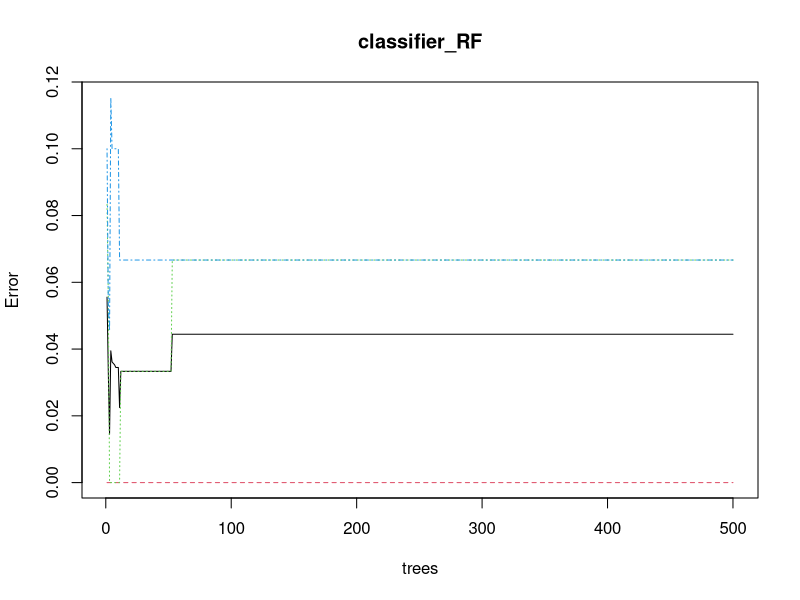
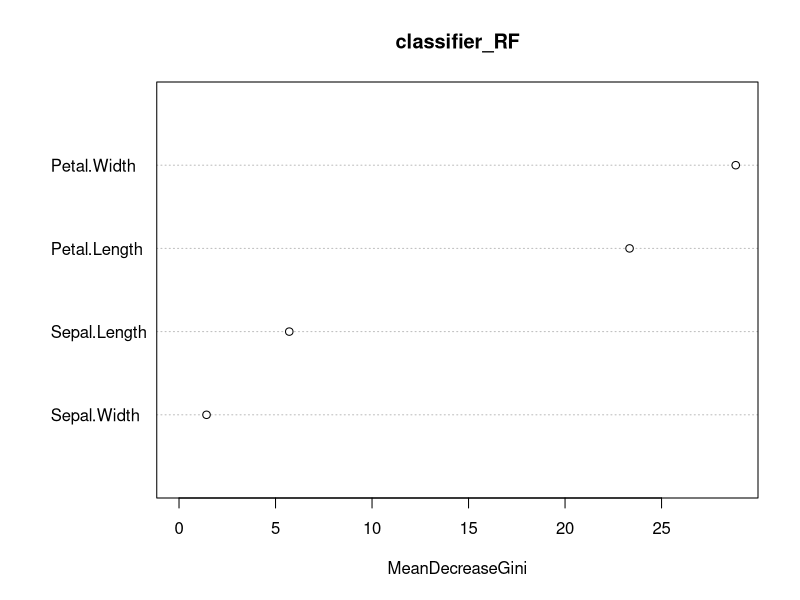

Recreate these plots in R, in order.
# Installing package 
install.packages("caTools")       # For sampling the dataset 
install.packages("randomForest")  # For implementing random forest algorithm 

# Loading package 
library(caTools) 
library(randomForest) 

# Loading data 
data(iris) 

# Structure  
str(iris)

# Splitting data in train and test data 
split <- sample.split(iris, SplitRatio = 0.7) 
train <- subset(iris, split == "TRUE") 
test <- subset(iris, split == "FALSE")  

# Fitting Random Forest to the train dataset 
set.seed(120)  # Setting seed 
classifier_RF = randomForest(x = train[-5], 
                             y = train$Species, 
                             ntree = 500) 

classifier_RF 

# Predicting the Test set results 
y_pred = predict(classifier_RF, newdata = test[-5]) 

# Confusion Matrix 
confusion_mtx = table(test[, 5], y_pred) 
confusion_mtx 

# Plotting model 
plot(classifier_RF) 

# Importance plot 
importance(classifier_RF) 

# Variable importance plot 
varImpPlot(classifier_RF) 
